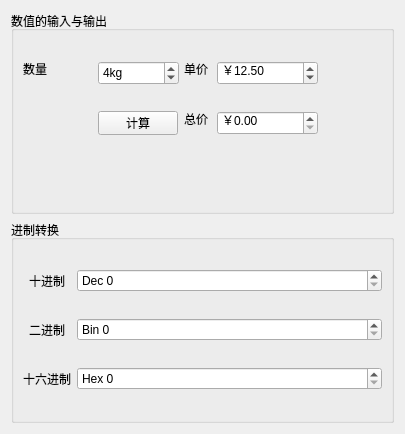
<?xml version="1.0" encoding="UTF-8"?>
<ui version="4.0">
 <class>Widget</class>
 <widget class="QWidget" name="Widget">
  <property name="geometry">
   <rect>
    <x>0</x>
    <y>0</y>
    <width>405</width>
    <height>434</height>
   </rect>
  </property>
  <property name="windowTitle">
   <string>Widget</string>
  </property>
  <layout class="QVBoxLayout" name="verticalLayout">
   <item>
    <widget class="QGroupBox" name="groupBox">
     <property name="title">
      <string>数值的输入与输出</string>
     </property>
     <widget class="QLabel" name="label">
      <property name="geometry">
       <rect>
        <x>12</x>
        <y>50</y>
        <width>24</width>
        <height>16</height>
       </rect>
      </property>
      <property name="text">
       <string>数量</string>
      </property>
      <property name="alignment">
       <set>Qt::AlignCenter</set>
      </property>
     </widget>
     <widget class="QLabel" name="label_2">
      <property name="geometry">
       <rect>
        <x>173</x>
        <y>50</y>
        <width>24</width>
        <height>16</height>
       </rect>
      </property>
      <property name="text">
       <string>单价</string>
      </property>
      <property name="alignment">
       <set>Qt::AlignCenter</set>
      </property>
     </widget>
     <widget class="QLabel" name="label_3">
      <property name="geometry">
       <rect>
        <x>173</x>
        <y>100</y>
        <width>24</width>
        <height>16</height>
       </rect>
      </property>
      <property name="text">
       <string>总价</string>
      </property>
      <property name="alignment">
       <set>Qt::AlignCenter</set>
      </property>
     </widget>
     <widget class="QSpinBox" name="spinNum">
      <property name="geometry">
       <rect>
        <x>87</x>
        <y>50</y>
        <width>81</width>
        <height>24</height>
       </rect>
      </property>
      <property name="suffix">
       <string>kg</string>
      </property>
      <property name="prefix">
       <string/>
      </property>
      <property name="value">
       <number>4</number>
      </property>
     </widget>
     <widget class="QPushButton" name="pushButton">
      <property name="geometry">
       <rect>
        <x>87</x>
        <y>100</y>
        <width>80</width>
        <height>24</height>
       </rect>
      </property>
      <property name="text">
       <string>计算</string>
      </property>
     </widget>
     <widget class="QDoubleSpinBox" name="spinPrice">
      <property name="geometry">
       <rect>
        <x>206</x>
        <y>50</y>
        <width>101</width>
        <height>24</height>
       </rect>
      </property>
      <property name="prefix">
       <string>￥</string>
      </property>
      <property name="value">
       <double>12.500000000000000</double>
      </property>
     </widget>
     <widget class="QDoubleSpinBox" name="spinTotol">
      <property name="geometry">
       <rect>
        <x>206</x>
        <y>100</y>
        <width>101</width>
        <height>24</height>
       </rect>
      </property>
      <property name="prefix">
       <string>￥</string>
      </property>
     </widget>
    </widget>
   </item>
   <item>
    <widget class="QGroupBox" name="groupBox_2">
     <property name="title">
      <string>进制转换</string>
     </property>
     <layout class="QGridLayout" name="gridLayout_2">
      <item row="0" column="0">
       <widget class="QLabel" name="label_4">
        <property name="text">
         <string>十进制</string>
        </property>
        <property name="alignment">
         <set>Qt::AlignCenter</set>
        </property>
       </widget>
      </item>
      <item row="0" column="1">
       <widget class="QSpinBox" name="spinDec">
        <property name="sizePolicy">
         <sizepolicy hsizetype="Expanding" vsizetype="Fixed">
          <horstretch>0</horstretch>
          <verstretch>0</verstretch>
         </sizepolicy>
        </property>
        <property name="prefix">
         <string>Dec </string>
        </property>
       </widget>
      </item>
      <item row="1" column="0">
       <widget class="QLabel" name="label_5">
        <property name="text">
         <string>二进制</string>
        </property>
        <property name="alignment">
         <set>Qt::AlignCenter</set>
        </property>
       </widget>
      </item>
      <item row="1" column="1">
       <widget class="QSpinBox" name="spinBin">
        <property name="prefix">
         <string>Bin </string>
        </property>
        <property name="displayIntegerBase">
         <number>2</number>
        </property>
       </widget>
      </item>
      <item row="2" column="0">
       <widget class="QLabel" name="label_6">
        <property name="text">
         <string>十六进制</string>
        </property>
        <property name="alignment">
         <set>Qt::AlignCenter</set>
        </property>
       </widget>
      </item>
      <item row="2" column="1">
       <widget class="QSpinBox" name="spinHex">
        <property name="prefix">
         <string>Hex </string>
        </property>
        <property name="displayIntegerBase">
         <number>16</number>
        </property>
       </widget>
      </item>
     </layout>
    </widget>
   </item>
  </layout>
 </widget>
 <resources/>
 <connections/>
</ui>
